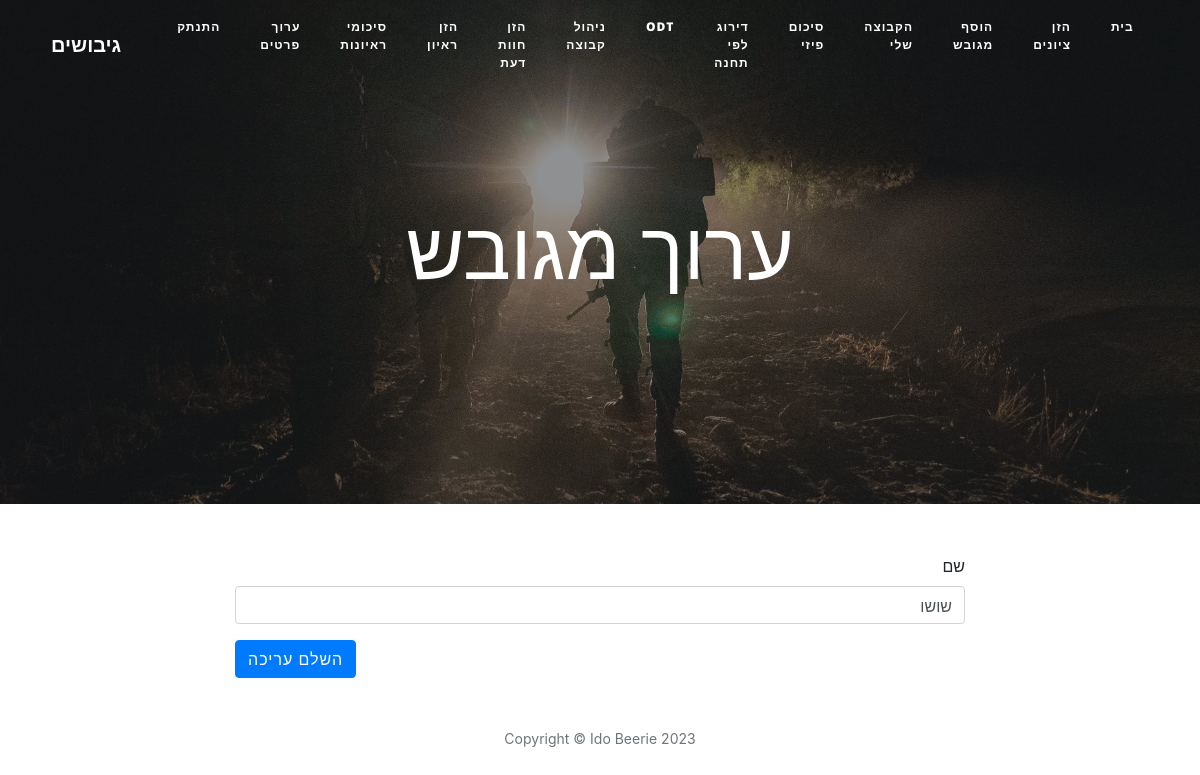
The page /edit-candidate/2-2 (signed in) on the database as committed earlier.
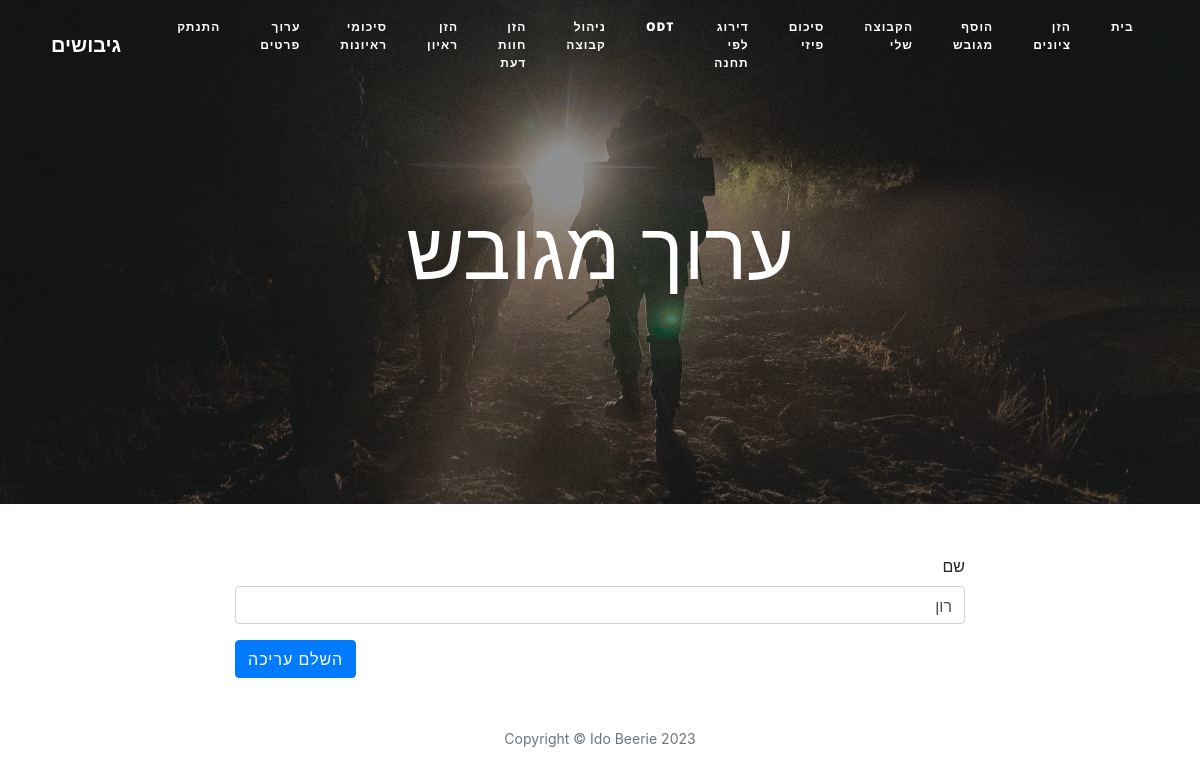
The same page on the database as committed later.
### main.py (models this page shows)
class Candidate(db.Model):
    __tablename__ = "candidates"
    id = db.Column(db.String(250), primary_key=True)
    group_id = db.Column(db.Integer, db.ForeignKey("users.id"))
    group = relationship("User", back_populates="candidates")
    name = db.Column(db.String(1000), nullable=False)
    final_status = db.Column(db.String(1000))
    final_note = db.Column(db.String(1000))
    status = db.Column(db.String(1000))
    interviewer = db.Column(db.String(1000))
    interview_grade = db.Column(db.String(1000))
    interview_note = db.Column(db.String(1000))
    tash_prob = db.Column(db.String(1000))
    medical_prob = db.Column(db.String(1000))
    reviews = relationship("Review", back_populates="subject")

### main.py (the view)
@app.route("/edit-candidate/<string:candidate_id>", methods=["GET", "POST"])
def edit_candidate(candidate_id):
    candidate = Candidate.query.get(candidate_id.replace("-", "/"))
    edit_form = EditUserForm(
        name=candidate.name,
    )
    if edit_form.validate_on_submit():
        candidate.name = edit_form.name.data
        db.session.commit()
        return redirect(url_for("manageCandidates"))
    return render_template("add-candidate.html", form=edit_form, is_edit=True)

### forms.py
class EditUserForm(FlaskForm):
    name = StringField("שם", validators=[DataRequired("זהו סעיף חובה")])
    submit = SubmitField("השלם עריכה")

### main.py (called while the page is built)
@login_manager.user_loader
def load_user(user_id):
    return User.query.get(int(user_id))

### templates/add-candidate.html (shortened to what this page needs)
{% import "bootstrap/wtf.html" as wtf %}
{% block content %}
{% include "header.html" %}
  <header class="masthead" style="background-image: url({{ url_for('static', filename='img/add.jpg')}})">
    <div class="overlay"></div>
    <div class="container">
      <div class="row">
        <div class="col-lg-8 col-md-10 mx-auto">
          <div class="page-heading">
              {% if is_edit %}
              <h1>ערוך מגובש</h1>
            {% else %}
            <h1>הוסף מגובש לקבוצה</h1>
              {% endif %}
          </div>
        </div>
      </div>
    </div>
      <link href="//maxcdn.bootstrapcdn.com/bootstrap/4.5.0/css/bootstrap.min.css" rel="stylesheet">
  </header>
  <div class="container">
    <div class="row">
      <div class="col-lg-8 col-md-10 mx-auto" style="direction: rtl">
        {{ wtf.quick_form(form, novalidate=True, button_map={"submit": "primary"}) }}
      </div>
    </div>
  </div>
{% include "footer.html" %}
{% endblock %}

### templates/header.html (shortened to what this page needs)
<!DOCTYPE html>
<html lang="en">
<head>
  <link href="{{ url_for('static', filename='vendor/bootstrap/css/bootstrap.min.css') }}" rel="stylesheet">
  <link href="{{ url_for('static', filename='vendor/fontawesome-free/css/all.min.css')}}" rel="stylesheet" type="text/css">
  <link href="{{ url_for('static', filename='css/clean-blog.min.css')}}" rel="stylesheet">
    <link href="//maxcdn.bootstrapcdn.com/bootstrap/4.5.0/css/bootstrap.min.css" rel="stylesheet">
</head>
<body>
<link href="https://cdn.jsdelivr.net/npm/bootstrap@5.0.2/dist/css/bootstrap.min.css" rel="stylesheet">
  <nav class="navbar navbar-expand-md navbar-light fixed-top" id="mainNav">
    <div class="container-fluid">
      <a class="navbar-brand" href="{{url_for('home')}}">גיבושים</a>
      <div class="collapse navbar-collapse" id="navbarNav">
        <ul class="navbar-nav ml-auto">
            {% if current_user.is_authenticated and current_user.id == 0%}
               <li class="nav-item">
            <a class="nav-link active" href="{{ url_for('admin_home') }}">בית</a>
                </li>
              <li class="nav-item">
                    <a class="nav-link active" href="{{ url_for('register') }}"> הוסף מגבש</a>
              </li>
                  <li class="nav-item">
                    <a class="nav-link active" href="{{ url_for('showCandidateAdmin') }}">צפייה במגובש</a>
              </li>
                  <li class="nav-item">
                    <a class="nav-link active" href="{{ url_for('showPhysicalReviewsAdmin') }}">סיכום פיזי</a>
              </li>
                              <li class="nav-item">
                    <a class="nav-link active" href="{{ url_for('showStationReviewsAdmin') }}">דירוג לפי תחנה</a>
              </li>
                              <li class="nav-item">
                    <a class="nav-link active" href="{{ url_for('showODTReviewsAdmin') }}" style="direction: ltr">ODT </a>
              </li>
                              <li class="nav-item">
                    <a class="nav-link active" href="{{ url_for('manageGroups') }}">ניהול קבוצות</a>
              </li>
                                <li class="nav-item">
                    <a class="nav-link active" href="{{ url_for('showInterviewAdmin') }}">ראיונות</a>
              </li>
            <li class="nav-item">
                <a class="nav-link active" href="{{ url_for('logout') }}">התנתק</a>
            </li>
            {% elif current_user.is_authenticated %}
               <li class="nav-item">
                    <a class="nav-link active" href="{{ url_for('home') }}">בית</a>
                </li>
              <li class="nav-item">
                    <a class="nav-link active" href="{{ url_for('add_new_review') }}">הזן ציונים</a>
              </li>
            <li class="nav-item">
                    <a class="nav-link active" href="{{ url_for('addCandidate') }}">הוסף מגובש</a>
              </li>
            <li class="nav-item">
                    <a class="nav-link active" href="{{ url_for('showCandidate') }}">הקבוצה שלי</a>
              </li>
              <li class="nav-item">
                    <a class="nav-link active" href="{{ url_for('showPhysicalReviews') }}">סיכום פיזי</a>
              </li>
                  <li class="nav-item">
                    <a class="nav-link active" href="{{ url_for('showStationReviews') }}">דירוג לפי תחנה</a>
              </li>
                              <li class="nav-item">
                    <a class="nav-link active" href="{{ url_for('showODTReviews') }}" style="direction: ltr">ODT </a>
              </li>
              <li class="nav-item">
                    <a class="nav-link active" href="{{ url_for('manageCandidates') }}">ניהול קבוצה</a>
              </li>
              <li class="nav-item">
                    <a class="nav-link active" href="{{ url_for('AddStatus') }}">הזן חוות דעת </a>
              </li>
                              <li class="nav-item">
                    <a class="nav-link active" href="{{ url_for('Interview') }}">הזן ראיון </a>
              </li>
              <li class="nav-item">
                    <a class="nav-link active" href="{{ url_for('showInterview') }}">סיכומי ראיונות </a>
              </li>
              <li class="nav-item">
                    <a class="nav-link active" href="{{ url_for('addName') }}"> ערוך פרטים</a>
              </li>
            <li class="nav-item">
                <a class="nav-link active" href="{{ url_for('logout') }}">התנתק</a>
            </li>
          {% endif %}
        </ul>
      </div>
    </div>
  </nav>

### templates/footer.html (shortened to what this page needs)
  <footer>
    <div class="container">
      <div class="row">
        <div class="col-lg-8 col-md-10 mx-auto">
          <p class="copyright text-muted">Copyright &copy; Ido Beerie 2023</p>
        </div>
      </div>
    </div>
  </footer>
</body>
</html>

### templates/add-candidate.html (style rules this page uses)
label { float: right; direction: rtl; }

Rows that differ between the two databases and show on the page:
changed Candidate: name "שושו" → "רון"
